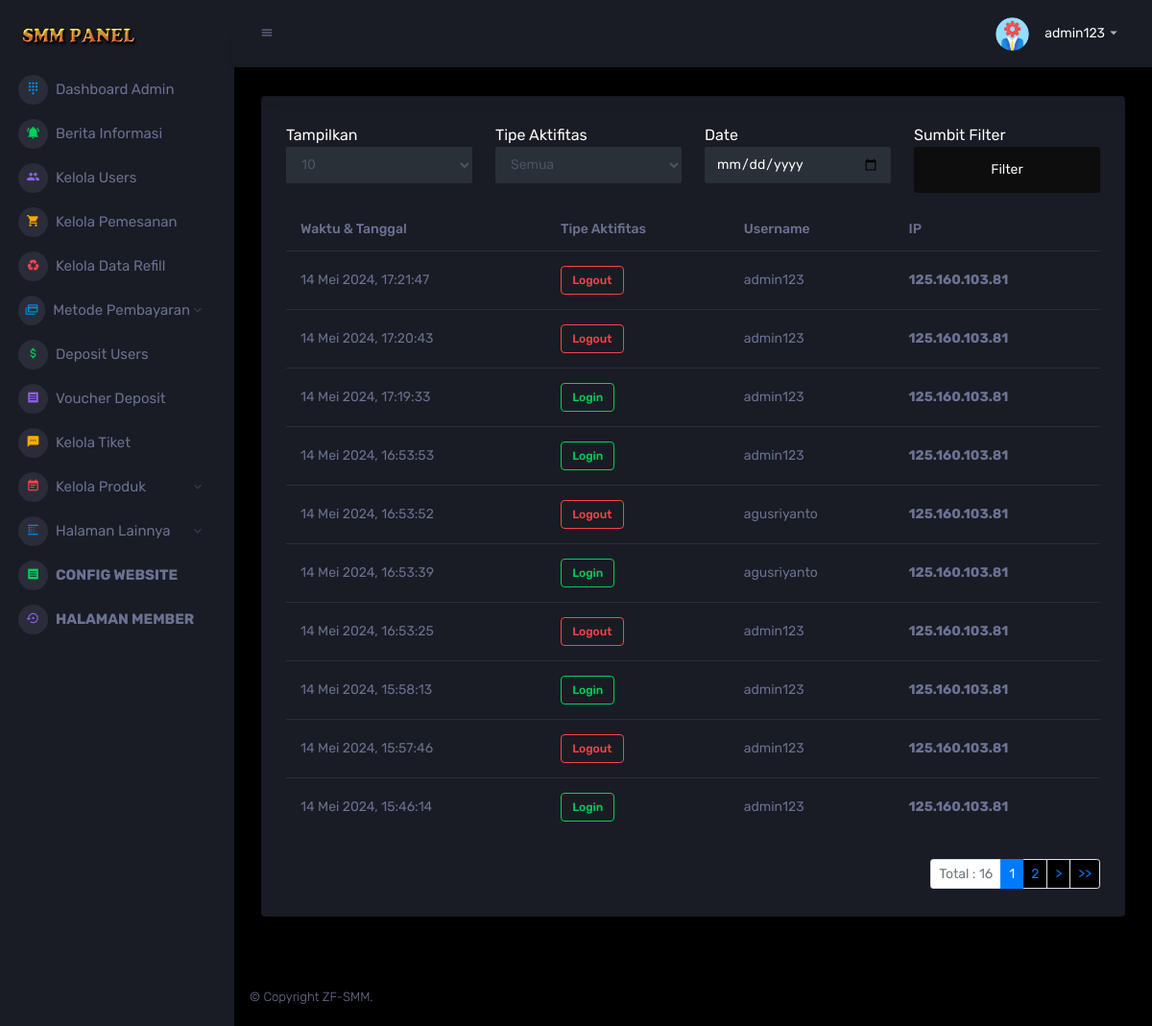
The app's page /admin/aktifitas.php (signed in) with its own data.
### tables this page shows
CREATE TABLE `setting_web` (
  `id` int NOT NULL,
  `short_title` varchar(100) NOT NULL,
  `title` varchar(200) NOT NULL,
  `deskripsi_web` text NOT NULL,
  `keyword` varchar(500) NOT NULL,
  `wa_number` varchar(13) NOT NULL,
  `facebook_akun` varchar(50) NOT NULL,
  `ig_akun` varchar(20) NOT NULL,
  `twitter` varchar(100) NOT NULL,
  `email_akun` varchar(100) NOT NULL,
  `favicon` varchar(300) NOT NULL,
  `header_logo` varchar(300) NOT NULL,
  `date` date NOT NULL,
  `time` time NOT NULL
);

CREATE TABLE `users` (
  `id` int NOT NULL,
  `nama` text NOT NULL,
  `email` varchar(50) DEFAULT NULL,
  `nomer` varchar(20) NOT NULL,
  `pin` varchar(6) NOT NULL,
  `username` varchar(100) NOT NULL,
  `password` varchar(100) NOT NULL,
  `saldo` int NOT NULL,
  `pemakaian_saldo` double NOT NULL,
  `level` enum('Member','Developers','Reseller') NOT NULL,
  `status` enum('Aktif','Tidak Aktif') NOT NULL,
  `api_key` varchar(100) NOT NULL,
  `diskon_user` varchar(100) NOT NULL,
  `date` date NOT NULL,
  `time` time NOT NULL,
  `update_nama` int NOT NULL,
  `random_kode` varchar(20) NOT NULL
);

CREATE TABLE `log` (
  `id` int NOT NULL,
  `username` varchar(50) DEFAULT NULL,
  `aksi` enum('Login','Logout') NOT NULL,
  `ip` varchar(100) DEFAULT NULL,
  `date` date DEFAULT NULL,
  `time` time NOT NULL
);

### admin/aktifitas.php (the view, shortened to what the rows shown need)
<?php
require '../config.php';
require '../lib/session_login_admin.php';
require '../lib/header_admin.php';
?>
<div class="content-wrapper">
    <div class="row ">
        <div class="col-12 grid-margin">
            <div class="card">
                <div class="card-body">
                    <div class="table-responsive">
                        <table class="table">
                            <thead>
                                <tr>
                                    <th> Waktu & Tanggal </th>
                                    <th> Tipe Aktifitas </th>
                                    <th> Username </th>
                                    <th> IP </th>
                                </tr>
                            </thead>
                            <tbody>
                                <?php
                                if (isset($_GET['cari'])) {
                                    $cari_waktu = $conn->real_escape_string(filter($_GET['cari']));
                                    $cari_status = $conn->real_escape_string(filter($_GET['status']));
                                    $cek_aktifitas = "SELECT * FROM log WHERE date LIKE '%$cari_waktu%' AND aksi LIKE '%$cari_status%' ORDER BY id DESC";
                                } else {
                                    $cek_aktifitas = "SELECT * FROM log ORDER BY id DESC";
                                }
                                if (isset($_GET['cari'])) {
                                    $cari_urut = $conn->real_escape_string(filter($_GET['tampil']));
                                    $records_per_page = $cari_urut;
                                } else {
                                    $records_per_page = 10;
                                }
                                $starting_position = 0;
                                $new_query = $cek_aktifitas . " LIMIT $starting_position, $records_per_page";
                                $new_query = $conn->query($new_query);
                                while ($data_aktifitas = $new_query->fetch_assoc()) {
                                    if ($data_aktifitas['aksi'] == "Logout") {
                                        $badge = "danger";
                                    } else if ($data_aktifitas['aksi'] == "Login") {
                                        $badge = "success";
                                    }
                                ?>
                                    <tr>
                                        <td> <?php echo tanggal_indo($data_aktifitas['date']); ?>, <?php echo $data_aktifitas['time']; ?> </td>
                                        <td><badge class="badge badge-outline-<?php echo $badge; ?>"><?php echo $data_aktifitas['aksi']; ?></badge> </td>
                                        <td> <?php echo $data_aktifitas['username']; ?></td>
                                        <td>
                                            <b><?php echo $data_aktifitas['ip']; ?></b>
                                        </td>
                                    </tr>
                                <?php } ?>
                            </tbody>
                        </table>
                    </div><br>
                </div>
            </div>
        </div>
    </div>
</div>
<?php
require '../lib/footer_admin.php';
?>

### lib/header_admin.php (shortened to what the rows shown need)
<?php require 'database.php'; ?>
<!DOCTYPE html>
<html lang="en">
<head>
    <link rel="stylesheet" href="/assets/vendors/mdi/css/materialdesignicons.min.css">
    <link rel="stylesheet" href="/assets/vendors/css/vendor.bundle.base.css">
    <link rel="stylesheet" href="/assets/vendors/select2/select2.min.css">
    <link rel="stylesheet" href="/assets/vendors/select2-bootstrap-theme/select2-bootstrap.min.css">
    <link rel="stylesheet" href="/assets/vendors/jvectormap/jquery-jvectormap.css">
    <link rel="stylesheet" href="/assets/vendors/flag-icon-css/css/flag-icon.min.css">
    <link rel="stylesheet" href="/assets/vendors/owl-carousel-2/owl.carousel.min.css">
    <link rel="stylesheet" href="/assets/vendors/owl-carousel-2/owl.theme.default.min.css">
    <link rel="stylesheet" href="/assets/css/style.css">
</head>
<body>
    <div class="container-scroller">
        <nav class="sidebar sidebar-offcanvas" id="sidebar">
            <div class="sidebar-brand-wrapper d-none d-lg-flex align-items-center justify-content-center fixed-top">
                <a class="sidebar-brand brand-logo" href="/"><img src="/assets/images/header-logo/<?php echo $data['header_logo']; ?>" alt="logo" /></a>
            </div>
        </nav>
        <div class="container-fluid page-body-wrapper">
            <nav class="navbar p-0 fixed-top d-flex flex-row">
                <div class="navbar-menu-wrapper flex-grow d-flex align-items-stretch">
                    <ul class="navbar-nav navbar-nav-right">
                        <li class="nav-item dropdown">
                            <a class="nav-link" id="profileDropdown" href="#" data-toggle="dropdown">
                                <div class="navbar-profile">
                                    <img class="img-xs rounded-circle" src="/assets/images/admin-user.png" alt="">
                                    <p class="mb-0 d-none d-sm-block navbar-profile-name"><?php echo $data_user['username']; ?></p>
                                    <i class="mdi mdi-menu-down d-none d-sm-block"></i>
                                </div>
                            </a>
                        </li>
                    </ul>
                </div>
            </nav>
            <div class="main-panel">

### lib/footer_admin.php (shortened to what the rows shown need)
<footer class="footer">
    <div class="d-sm-flex justify-content-center justify-content-sm-between">
        <span class="text-muted d-block text-center text-sm-left d-sm-inline-block">© Copyright <?php echo $data['short_title']; ?>.</span>
    </div>
</footer>
</div>
</div>
</div>
<link rel="stylesheet" href="/assets/vendors/mdi/css/materialdesignicons.min.css">
</body>
</html

### records on screen
setting_web: header_logo (picture), short_title "ZF-SMM"
users: username "admin123"
log: date "14 Mei 2024", time "17:21:47", aksi "Logout", username "admin123", ip "125.160.103.81"
log: date "14 Mei 2024", time "17:20:43", aksi "Logout", username "admin123", ip "125.160.103.81"
log: date "14 Mei 2024", time "17:19:33", aksi "Login", username "admin123", ip "125.160.103.81"
log: date "14 Mei 2024", time "16:53:53", aksi "Login", username "admin123", ip "125.160.103.81"
log: date "14 Mei 2024", time "16:53:52", aksi "Logout", username "agusriyanto", ip "125.160.103.81"
log: date "14 Mei 2024", time "16:53:39", aksi "Login", username "agusriyanto", ip "125.160.103.81"
log: date "14 Mei 2024", time "16:53:25", aksi "Logout", username "admin123", ip "125.160.103.81"
log: date "14 Mei 2024", time "15:58:13", aksi "Login", username "admin123", ip "125.160.103.81"
log: date "14 Mei 2024", time "15:57:46", aksi "Logout", username "admin123", ip "125.160.103.81"
log: date "14 Mei 2024", time "15:46:14", aksi "Login", username "admin123", ip "125.160.103.81"

### other values on screen
$total_records "16"
